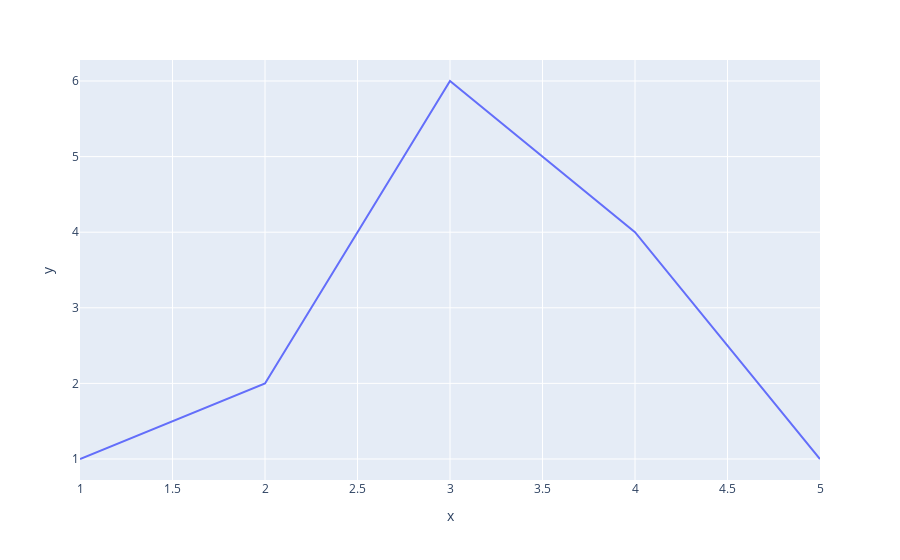

Notebook source saved alongside this figure:
### Code cell
px.line({"x": [1, 2, 3, 4, 5], "y": [1, 2, 6, 4, 1]}, x = 'x', y = 'y')

### Figure 1 — Plotly figure (JSON) as saved in the notebook; plotly's stock layout.template omitted (floating-point values rounded to 4 significant figures)
{"data": [{"hovertemplate": "x=%{x}<br>y=%{y}<extra></extra>", "legendgroup": "", "line": {"color": "#636efa", "dash": "solid"}, "mode": "lines", "name": "", "orientation": "v", "showlegend": false, "type": "scatter", "x": [1, 2, 3, 4, 5], "xaxis": "x", "y": [1, 2, 6, 4, 1], "yaxis": "y"}], "layout": {"legend": {"tracegroupgap": 0}, "margin": {"t": 60}, "xaxis": {"anchor": "y", "domain": [0, 1], "title": {"text": "x"}}, "yaxis": {"anchor": "x", "domain": [0, 1], "title": {"text": "y"}}}}
